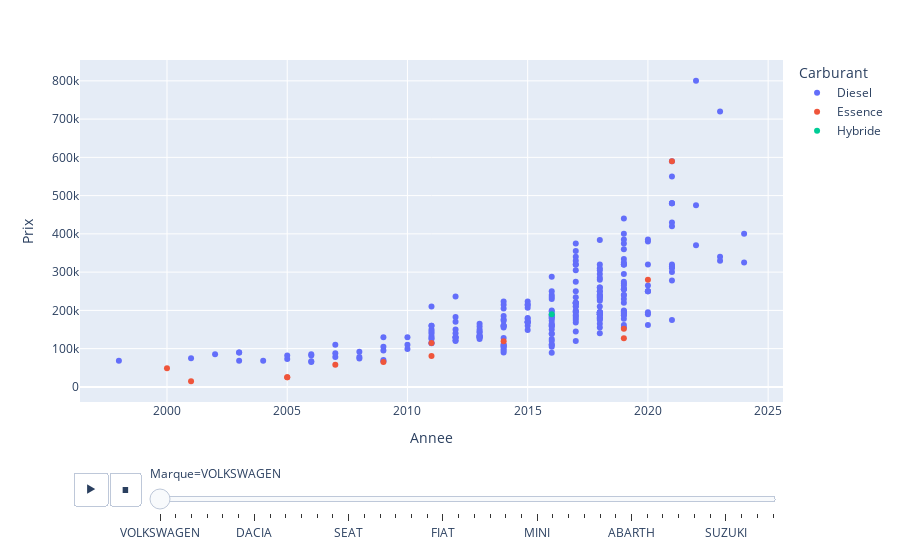

Notebook cell for this chart:
### Markdown cell above
### Graphe a dispersion Animée : ( X : Annee, Y : Prix, Animation_frame : Marque, color : Carburant )

### Code cell
px.scatter(df,x="Annee",y="Prix",animation_frame="Marque",color="Carburant")

### Figure 1 — Plotly figure (JSON) as saved in the notebook; plotly's stock layout.template omitted (floating-point values rounded to 4 significant figures; data arrays with more than 128 entries replaced by an {"elided": "..."} marker saying what was removed)
{"data": [{"hovertemplate": "Carburant=Diesel<br>Marque=VOLKSWAGEN<br>Annee=%{x}<br>Prix=%{y}<extra></extra>", "legendgroup": "Diesel", "marker": {"color": "#636efa", "symbol": "circle"}, "mode": "markers", "name": "Diesel", "orientation": "v", "showlegend": true, "type": "scatter", "x": {"elided": "238 int values"}, "xaxis": "x", "y": {"elided": "238 int values"}, "yaxis": "y"}, {"hovertemplate": "Carburant=Essence<br>Marque=VOLKSWAGEN<br>Annee=%{x}<br>Prix=%{y}<extra></extra>", "legendgroup": "Essence", "marker": {"color": "#EF553B", "symbol": "circle"}, "mode": "markers", "name": "Essence", "orientation": "v", "showlegend": true, "type": "scatter", "x": [2019, 2019, 2020, 2011, 2021, 2005, 2009, 2005, 2001, 2000, 2014, 2011, 2007], "xaxis": "x", "y": [127000, 152000, 280000, 81000, 590000, 25000, 65000, 25000, 15000, 49000, 119000, 115000, 58000], "yaxis": "y"}, {"hovertemplate": "Carburant=Hybride<br>Marque=VOLKSWAGEN<br>Annee=%{x}<br>Prix=%{y}<extra></extra>", "legendgroup": "Hybride", "marker": {"color": "#00cc96", "symbol": "circle"}, "mode": "markers", "name": "Hybride", "orientation": "v", "showlegend": true, "type": "scatter", "x": [2016], "xaxis": "x", "y": [190000], "yaxis": "y"}], "layout": {"legend": {"title": {"text": "Carburant"}, "tracegroupgap": 0}, "margin": {"t": 60}, "sliders": [{"active": 0, "currentvalue": {"prefix": "Marque="}, "len": 0.9, "pad": {"b": 10, "t": 60}, "steps": [{"args": [["VOLKSWAGEN"], {"frame": {"duration": 0, "redraw": false}, "fromcurrent": true, "mode": "immediate", "transition": {"duration": 0, "easing": "linear"}}], "label": "VOLKSWAGEN", "method": "animate"}, {"args": [["MERCEDES"], {"frame": {"duration": 0, "redraw": false}, "fromcurrent": true, "mode": "immediate", "transition": {"duration": 0, "easing": "linear"}}], "label": "MERCEDES", "method": "animate"}, {"args": [["JEEP"], {"frame": {"duration": 0, "redraw": false}, "fromcurrent": true, "mode": "immediate", "transition": {"duration": 0, "easing": "linear"}}], "label": "JEEP", "method": "animate"}, {"args": [["HONDA"], {"frame": {"duration": 0, "redraw": false}, "fromcurrent": true, "mode": "immediate", "transition": {"duration": 0, "easing": "linear"}}], "label": "HONDA", "method": "animate"}, {"args": [["HYUNDAI"], {"frame": {"duration": 0, "redraw": false}, "fromcurrent": true, "mode": "immediate", "transition": {"duration": 0, "easing": "linear"}}], "label": "HYUNDAI", "method": "animate"}, {"args": [["NISSAN"], {"frame": {"duration": 0, "redraw": false}, "fromcurrent": true, "mode": "immediate", "transition": {"duration": 0, "easing": "linear"}}], "label": "NISSAN", "method": "animate"}, {"args": [["DACIA"], {"frame": {"duration": 0, "redraw": false}, "fromcurrent": true, "mode": "immediate", "transition": {"duration": 0, "easing": "linear"}}], "label": "DACIA", "method": "animate"}, {"args": [["OPEL"], {"frame": {"duration": 0, "redraw": false}, "fromcurrent": true, "mode": "immediate", "transition": {"duration": 0, "easing": "linear"}}], "label": "OPEL", "method": "animate"}, {"args": [["FORD"], {"frame": {"duration": 0, "redraw": false}, "fromcurrent": true, "mode": "immediate", "transition": {"duration": 0, "easing": "linear"}}], "label": "FORD", "method": "animate"}, {"args": [["RENAULT"], {"frame": {"duration": 0, "redraw": false}, "fromcurrent": true, "mode": "immediate", "transition": {"duration": 0, "easing": "linear"}}], "label": "RENAULT", "method": "animate"}, {"args": [["PEUGEOT"], {"frame": {"duration": 0, "redraw": false}, "fromcurrent": true, "mode": "immediate", "transition": {"duration": 0, "easing": "linear"}}], "label": "PEUGEOT", "method": "animate"}, {"args": [["SKODA"], {"frame": {"duration": 0, "redraw": false}, "fromcurrent": true, "mode": "immediate", "transition": {"duration": 0, "easing": "linear"}}], "label": "SKODA", "method": "animate"}, {"args": [["SEAT"], {"frame": {"duration": 0, "redraw": false}, "fromcurrent": true, "mode": "immediate", "transition": {"duration": 0, "easing": "linear"}}], "label": "SEAT", "method": "animate"}, {"args": [["TOYOTA"], {"frame": {"duration": 0, "redraw": false}, "fromcurrent": true, "mode": "immediate", "transition": {"duration": 0, "easing": "linear"}}], "label": "TOYOTA", "method": "animate"}, {"args": [["VOLVO"], {"frame": {"duration": 0, "redraw": false}, "fromcurrent": true, "mode": "immediate", "transition": {"duration": 0, "easing": "linear"}}], "label": "VOLVO", "method": "animate"}, {"args": [["LAND ROVER"], {"frame": {"duration": 0, "redraw": false}, "fromcurrent": true, "mode": "immediate", "transition": {"duration": 0, "easing": "linear"}}], "label": "LAND ROVER", "method": "animate"}, {"args": [["JAGUAR"], {"frame": {"duration": 0, "redraw": false}, "fromcurrent": true, "mode": "immediate", "transition": {"duration": 0, "easing": "linear"}}], "label": "JAGUAR", "method": "animate"}, {"args": [["BMW"], {"frame": {"duration": 0, "redraw": false}, "fromcurrent": true, "mode": "immediate", "transition": {"duration": 0, "easing": "linear"}}], "label": "BMW", "method": "animate"}, {"args": [["FIAT"], {"frame": {"duration": 0, "redraw": false}, "fromcurrent": true, "mode": "immediate", "transition": {"duration": 0, "easing": "linear"}}], "label": "FIAT", "method": "animate"}, {"args": [["CHEVROLET"], {"frame": {"duration": 0, "redraw": false}, "fromcurrent": true, "mode": "immediate", "transition": {"duration": 0, "easing": "linear"}}], "label": "CHEVROLET", "method": "animate"}, {"args": [["CITROEN"], {"frame": {"duration": 0, "redraw": false}, "fromcurrent": true, "mode": "immediate", "transition": {"duration": 0, "easing": "linear"}}], "label": "CITROEN", "method": "animate"}, {"args": [["KIA"], {"frame": {"duration": 0, "redraw": false}, "fromcurrent": true, "mode": "immediate", "transition": {"duration": 0, "easing": "linear"}}], "label": "KIA", "method": "animate"}, {"args": [["ALFA ROMEO"], {"frame": {"duration": 0, "redraw": false}, "fromcurrent": true, "mode": "immediate", "transition": {"duration": 0, "easing": "linear"}}], "label": "ALFA ROMEO", "method": "animate"}, {"args": [["DS"], {"frame": {"duration": 0, "redraw": false}, "fromcurrent": true, "mode": "immediate", "transition": {"duration": 0, "easing": "linear"}}], "label": "DS", "method": "animate"}, {"args": [["MINI"], {"frame": {"duration": 0, "redraw": false}, "fromcurrent": true, "mode": "immediate", "transition": {"duration": 0, "easing": "linear"}}], "label": "MINI", "method": "animate"}, {"args": [["AUDI"], {"frame": {"duration": 0, "redraw": false}, "fromcurrent": true, "mode": "immediate", "transition": {"duration": 0, "easing": "linear"}}], "label": "AUDI", "method": "animate"}, {"args": [["MASERATI"], {"frame": {"duration": 0, "redraw": false}, "fromcurrent": true, "mode": "immediate", "transition": {"duration": 0, "easing": "linear"}}], "label": "MASERATI", "method": "animate"}, {"args": [["MAHINDRA"], {"frame": {"duration": 0, "redraw": false}, "fromcurrent": true, "mode": "immediate", "transition": {"duration": 0, "easing": "linear"}}], "label": "MAHINDRA", "method": "animate"}, {"args": [["PORSCHE"], {"frame": {"duration": 0, "redraw": false}, "fromcurrent": true, "mode": "immediate", "transition": {"duration": 0, "easing": "linear"}}], "label": "PORSCHE", "method": "animate"}, {"args": [["MAZDA"], {"frame": {"duration": 0, "redraw": false}, "fromcurrent": true, "mode": "immediate", "transition": {"duration": 0, "easing": "linear"}}], "label": "MAZDA", "method": "animate"}, {"args": [["ABARTH"], {"frame": {"duration": 0, "redraw": false}, "fromcurrent": true, "mode": "immediate", "transition": {"duration": 0, "easing": "linear"}}], "label": "ABARTH", "method": "animate"}, {"args": [["LANCIA"], {"frame": {"duration": 0, "redraw": false}, "fromcurrent": true, "mode": "immediate", "transition": {"duration": 0, "easing": "linear"}}], "label": "LANCIA", "method": "animate"}, {"args": [["CHERY"], {"frame": {"duration": 0, "redraw": false}, "fromcurrent": true, "mode": "immediate", "transition": {"duration": 0, "easing": "linear"}}], "label": "CHERY", "method": "animate"}, {"args": [["MITSUBISHI"], {"frame": {"duration": 0, "redraw": false}, "fromcurrent": true, "mode": "immediate", "transition": {"duration": 0, "easing": "linear"}}], "label": "MITSUBISHI", "method": "animate"}, {"args": [["CUPRA"], {"frame": {"duration": 0, "redraw": false}, "fromcurrent": true, "mode": "immediate", "transition": {"duration": 0, "easing": "linear"}}], "label": "CUPRA", "method": "animate"}, {"args": [["GEELY"], {"frame": {"duration": 0, "redraw": false}, "fromcurrent": true, "mode": "immediate", "transition": {"duration": 0, "easing": "linear"}}], "label": "GEELY", "method": "animate"}, {"args": [["SUZUKI"], {"frame": {"duration": 0, "redraw": false}, "fromcurrent": true, "mode": "immediate", "transition": {"duration": 0, "easing": "linear"}}], "label": "SUZUKI", "method": "animate"}, {"args": [["DFSK"], {"frame": {"duration": 0, "redraw": false}, "fromcurrent": true, "mode": "immediate", "transition": {"duration": 0, "easing": "linear"}}], "label": "DFSK", "method": "animate"}, {"args": [["LEXUS"], {"frame": {"duration": 0, "redraw": false}, "fromcurrent": true, "mode": "immediate", "transition": {"duration": 0, "easing": "linear"}}], "label": "LEXUS", "method": "animate"}, {"args": [["SSANGYONG"], {"frame": {"duration": 0, "redraw": false}, "fromcurrent": true, "mode": "immediate", "transition": {"duration": 0, "easing": "linear"}}], "label": "SSANGYONG", "method": "animate"}], "x": 0.1, "xanchor": "left", "y": 0, "yanchor": "top"}], "updatemenus": [{"buttons": [{"args": [null, {"frame": {"duration": 500, "redraw": false}, "fromcurrent": true, "mode": "immediate", "transition": {"duration": 500, "easing": "linear"}}], "label": "&#9654;", "method": "animate"}, {"args": [[null], {"frame": {"duration": 0, "redraw": false}, "fromcurrent": true, "mode": "immediate", "transition": {"duration": 0, "easing": "linear"}}], "label": "&#9724;", "method": "animate"}], "direction": "left", "pad": {"r": 10, "t": 70}, "showactive": false, "type": "buttons", "x": 0.1, "xanchor": "right", "y": 0, "yanchor": "top"}], "xaxis": {"anchor": "y", "domain": [0, 1], "title": {"text": "Annee"}}, "yaxis": {"anchor": "x", "domain": [0, 1], "title": {"text": "Prix"}}}}
